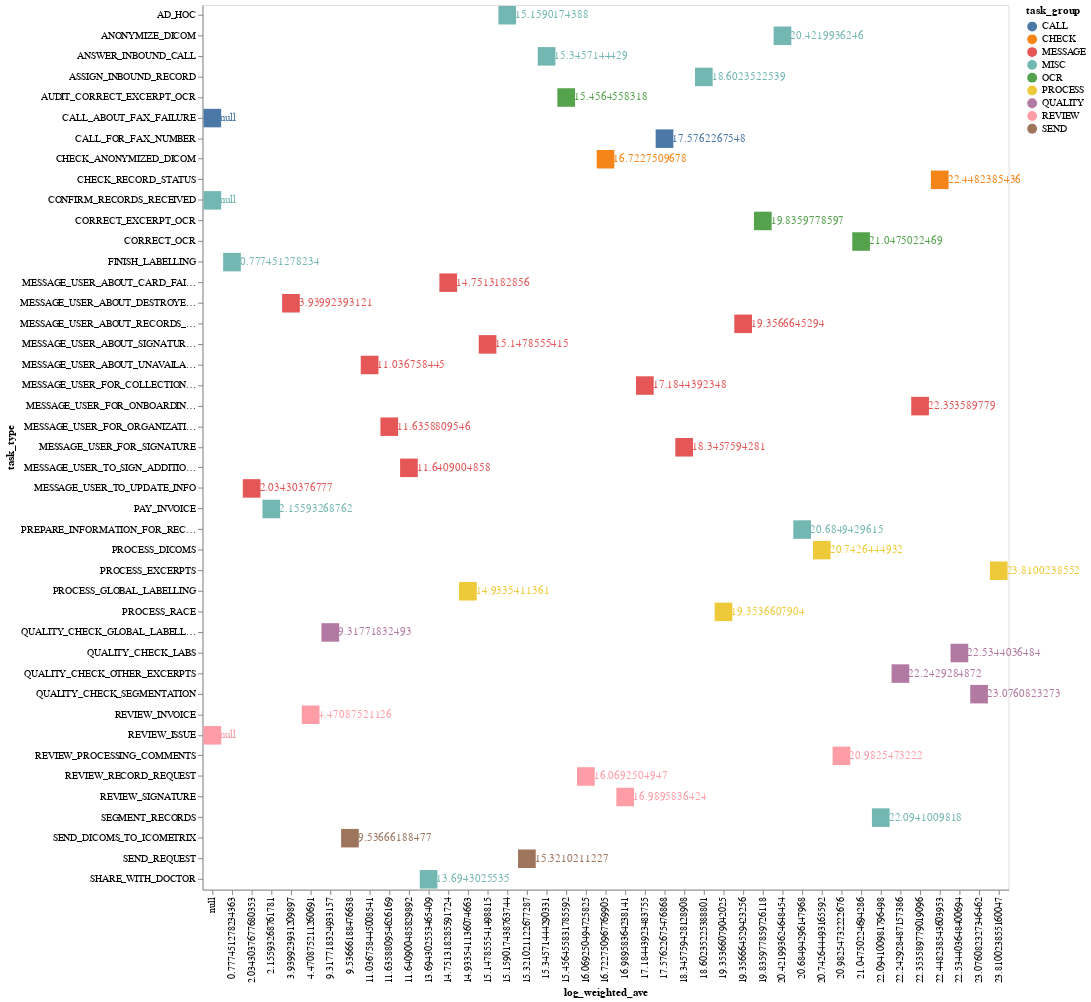

The notebook cell this image was saved under:
### Code cell
#source = data.wheat()
source = task_stat

bars = alt.Chart(source).mark_bar().encode(
    alt.X('log_weighted_ave:O'),
    alt.Color('task_group:N'),
    alt.Y('task_type:N'),
)


text = bars.mark_text(
    align='left',
    baseline='middle',
    dx=8  # Nudges text to right so it doesn't appear on top of the bar
).encode(
    text='log_weighted_ave'
)




(bars + text).properties(height=900)

### Figure 1 — Vega-Lite specification as saved in the notebook (floating-point values rounded to 4 significant figures)
{"config": {"view": {"continuousWidth": 400, "continuousHeight": 300}}, "layer": [{"mark": "bar", "encoding": {"color": {"type": "nominal", "field": "task_group"}, "x": {"type": "ordinal", "field": "log_weighted_ave"}, "y": {"type": "nominal", "field": "task_type"}}}, {"mark": {"type": "text", "align": "left", "baseline": "middle", "dx": 8}, "encoding": {"color": {"type": "nominal", "field": "task_group"}, "text": {"type": "quantitative", "field": "log_weighted_ave"}, "x": {"type": "ordinal", "field": "log_weighted_ave"}, "y": {"type": "nominal", "field": "task_type"}}}], "data": {"name": "data-fffa5aae4a16ee9f807b6fc44d7ba4fa"}, "height": 900, "$schema": "https://vega.github.io/schema/vega-lite/v4.8.1.json", "datasets": {"data-fffa5aae4a16ee9f807b6fc44d7ba4fa": [{"task_type": "PROCESS_EXCERPTS", "max_duration": 16550.0, "min_duration": 1.327, "ave_duration": 5087.0, "std_duration": 3272.0, "count": 2891, "weighted_ave": 14710000.0, "log_weighted_ave": 23.81, "task_group": "PROCESS"}, {"task_type": "QUALITY_CHECK_SEGMENTATION", "max_duration": 15710.0, "min_duration": 0.1025, "ave_duration": 9154.0, "std_duration": 4321.0, "count": 966, "weighted_ave": 8843000.0, "log_weighted_ave": 23.08, "task_group": "QUALITY"}, {"task_type": "QUALITY_CHECK_LABS", "max_duration": 15740.0, "min_duration": 4.712, "ave_duration": 8605.0, "std_duration": 3969.0, "count": 706, "weighted_ave": 6075000.0, "log_weighted_ave": 22.53, "task_group": "QUALITY"}, {"task_type": "CHECK_RECORD_STATUS", "max_duration": 19100.0, "min_duration": 0.001233, "ave_duration": 3149.0, "std_duration": 3685.0, "count": 1817, "weighted_ave": 5723000.0, "log_weighted_ave": 22.45, "task_group": "CHECK"}, {"task_type": "MESSAGE_USER_FOR_ONBOARDING_INFO", "max_duration": 10100.0, "min_duration": 0.161, "ave_duration": 3691.0, "std_duration": 3353.0, "count": 1452, "weighted_ave": 5359000.0, "log_weighted_ave": 22.35, "task_group": "MESSAGE"}, {"task_type": "QUALITY_CHECK_OTHER_EXCERPTS", "max_duration": 15470.0, "min_duration": 0.06795, "ave_duration": 6707.0, "std_duration": 4061.0, "count": 740, "weighted_ave": 4964000.0, "log_weighted_ave": 22.24, "task_group": "QUALITY"}, {"task_type": "SEGMENT_RECORDS", "max_duration": 17790.0, "min_duration": 0.2489, "ave_duration": 4630.0, "std_duration": 4753.0, "count": 967, "weighted_ave": 4477000.0, "log_weighted_ave": 22.09, "task_group": "MISC"}, {"task_type": "CORRECT_OCR", "max_duration": 7728.0, "min_duration": 138.9, "ave_duration": 3933.0, "std_duration": 3795.0, "count": 551, "weighted_ave": 2167000.0, "log_weighted_ave": 21.05, "task_group": "OCR"}, {"task_type": "REVIEW_PROCESSING_COMMENTS", "max_duration": 17080.0, "min_duration": 0.8534, "ave_duration": 2398.0, "std_duration": 3200.0, "count": 864, "weighted_ave": 2072000.0, "log_weighted_ave": 20.98, "task_group": "REVIEW"}, {"task_type": "PROCESS_DICOMS", "max_duration": 17990.0, "min_duration": 14.49, "ave_duration": 10260.0, "std_duration": 6590.0, "count": 171, "weighted_ave": 1755000.0, "log_weighted_ave": 20.74, "task_group": "PROCESS"}, {"task_type": "PREPARE_INFORMATION_FOR_RECORD_REQUEST", "max_duration": 12690.0, "min_duration": 0.09423, "ave_duration": 1159.0, "std_duration": 2011.0, "count": 1454, "weighted_ave": 1686000.0, "log_weighted_ave": 20.68, "task_group": "MISC"}, {"task_type": "ANONYMIZE_DICOM", "max_duration": 4734.0, "min_duration": 1765.0, "ave_duration": 3566.0, "std_duration": 762.9, "count": 394, "weighted_ave": 1405000.0, "log_weighted_ave": 20.42, "task_group": "MISC"}, {"task_type": "CORRECT_EXCERPT_OCR", "max_duration": 8012.0, "min_duration": 0.4337, "ave_duration": 1192.0, "std_duration": 1293.0, "count": 785, "weighted_ave": 935900.0, "log_weighted_ave": 19.84, "task_group": "OCR"}, {"task_type": "MESSAGE_USER_ABOUT_RECORDS_ADDED", "max_duration": 9996.0, "min_duration": 43.74, "ave_duration": 1390.0, "std_duration": 1329.0, "count": 483, "weighted_ave": 671300.0, "log_weighted_ave": 19.36, "task_group": "MESSAGE"}, {"task_type": "PROCESS_RACE", "max_duration": 13400.0, "min_duration": 0.003233, "ave_duration": 1301.0, "std_duration": 2745.0, "count": 515, "weighted_ave": 669900.0, "log_weighted_ave": 19.35, "task_group": "PROCESS"}, {"task_type": "ASSIGN_INBOUND_RECORD", "max_duration": 6881.0, "min_duration": 1.001, "ave_duration": 446.2, "std_duration": 918.2, "count": 892, "weighted_ave": 398000.0, "log_weighted_ave": 18.6, "task_group": "MISC"}, {"task_type": "MESSAGE_USER_FOR_SIGNATURE", "max_duration": 15050.0, "min_duration": 0.1467, "ave_duration": 4442.0, "std_duration": 5295.0, "count": 75, "weighted_ave": 333100.0, "log_weighted_ave": 18.35, "task_group": "MESSAGE"}, {"task_type": "CALL_FOR_FAX_NUMBER", "max_duration": 17650.0, "min_duration": 251.2, "ave_duration": 3152.0, "std_duration": 3831.0, "count": 62, "weighted_ave": 195400.0, "log_weighted_ave": 17.58, "task_group": "CALL"}, {"task_type": "MESSAGE_USER_FOR_COLLECTION_APPROVAL", "max_duration": 1839.0, "min_duration": 0.1198, "ave_duration": 919.4, "std_duration": 919.3, "count": 162, "weighted_ave": 148900.0, "log_weighted_ave": 17.18, "task_group": "MESSAGE"}, {"task_type": "REVIEW_SIGNATURE", "max_duration": 9505.0, "min_duration": 2.212, "ave_duration": 1479.0, "std_duration": 1453.0, "count": 88, "weighted_ave": 130100.0, "log_weighted_ave": 16.99, "task_group": "REVIEW"}, {"task_type": "CHECK_ANONYMIZED_DICOM", "max_duration": 5439.0, "min_duration": 92.93, "ave_duration": 3489.0, "std_duration": 1815.0, "count": 31, "weighted_ave": 108200.0, "log_weighted_ave": 16.72, "task_group": "CHECK"}, {"task_type": "REVIEW_RECORD_REQUEST", "max_duration": 4710.0, "min_duration": 85.91, "ave_duration": 2865.0, "std_duration": 1878.0, "count": 24, "weighted_ave": 68760.0, "log_weighted_ave": 16.07, "task_group": "REVIEW"}, {"task_type": "AUDIT_CORRECT_EXCERPT_OCR", "max_duration": 5904.0, "min_duration": 18.17, "ave_duration": 1022.0, "std_duration": 1597.0, "count": 44, "weighted_ave": 44960.0, "log_weighted_ave": 15.46, "task_group": "OCR"}, {"task_type": "ANSWER_INBOUND_CALL", "max_duration": 8846.0, "min_duration": 1.105, "ave_duration": 630.9, "std_duration": 1911.0, "count": 66, "weighted_ave": 41640.0, "log_weighted_ave": 15.35, "task_group": "MISC"}, {"task_type": "SEND_REQUEST", "max_duration": 11680.0, "min_duration": 0.04503, "ave_duration": 50.53, "std_duration": 584.8, "count": 810, "weighted_ave": 40930.0, "log_weighted_ave": 15.32, "task_group": "SEND"}, {"task_type": "AD_HOC", "max_duration": 4411.0, "min_duration": 0.3395, "ave_duration": 245.5, "std_duration": 794.7, "count": 149, "weighted_ave": 36590.0, "log_weighted_ave": 15.16, "task_group": "MISC"}, {"task_type": "MESSAGE_USER_ABOUT_SIGNATURE_MISMATCH", "max_duration": 9074.0, "min_duration": 0.6409, "ave_duration": 3025.0, "std_duration": 4277.0, "count": 12, "weighted_ave": 36300.0, "log_weighted_ave": 15.15, "task_group": "MESSAGE"}, {"task_type": "PROCESS_GLOBAL_LABELLING", "max_duration": 5861.0, "min_duration": 0.06472, "ave_duration": 29.38, "std_duration": 328.2, "count": 1065, "weighted_ave": 31290.0, "log_weighted_ave": 14.93, "task_group": "PROCESS"}, {"task_type": "MESSAGE_USER_ABOUT_CARD_FAILURE", "max_duration": 10100.0, "min_duration": 0.02613, "ave_duration": 3447.0, "std_duration": 3205.0, "count": 8, "weighted_ave": 27580.0, "log_weighted_ave": 14.75, "task_group": "MESSAGE"}, {"task_type": "SHARE_WITH_DOCTOR", "max_duration": 13250.0, "min_duration": 13250.0, "ave_duration": 13250.0, "std_duration": 0.0, "count": 1, "weighted_ave": 13250.0, "log_weighted_ave": 13.69, "task_group": "MISC"}, {"task_type": "MESSAGE_USER_TO_SIGN_ADDITIONAL_FORMS", "max_duration": 433.2, "min_duration": 276.3, "ave_duration": 354.7, "std_duration": 78.43, "count": 9, "weighted_ave": 3192.0, "log_weighted_ave": 11.64, "task_group": "MESSAGE"}, {"task_type": "MESSAGE_USER_FOR_ORGANIZATION_SPECIFICS", "max_duration": 1509.0, "min_duration": 0.5833, "ave_duration": 127.3, "std_duration": 387.0, "count": 25, "weighted_ave": 3181.0, "log_weighted_ave": 11.64, "task_group": "MESSAGE"}, {"task_type": "MESSAGE_USER_ABOUT_UNAVAILABLE_RECORDS", "max_duration": 1497.0, "min_duration": 0.1913, "ave_duration": 300.0, "std_duration": 598.4, "count": 7, "weighted_ave": 2100.0, "log_weighted_ave": 11.04, "task_group": "MESSAGE"}, {"task_type": "SEND_DICOMS_TO_ICOMETRIX", "max_duration": 298.1, "min_duration": 0.385, "ave_duration": 67.43, "std_duration": 87.07, "count": 11, "weighted_ave": 741.7, "log_weighted_ave": 9.537, "task_group": "SEND"}, {"task_type": "QUALITY_CHECK_GLOBAL_LABELLING", "max_duration": 7.342, "min_duration": 0.08352, "ave_duration": 1.499, "std_duration": 1.689, "count": 425, "weighted_ave": 637.1, "log_weighted_ave": 9.318, "task_group": "QUALITY"}, {"task_type": "REVIEW_INVOICE", "max_duration": 2.329, "min_duration": 0.1625, "ave_duration": 1.246, "std_duration": 1.083, "count": 17, "weighted_ave": 21.18, "log_weighted_ave": 4.471, "task_group": "REVIEW"}, {"task_type": "MESSAGE_USER_ABOUT_DESTROYED_RECORDS", "max_duration": 3.38, "min_duration": 0.1105, "ave_duration": 0.9565, "std_duration": 1.071, "count": 15, "weighted_ave": 14.35, "log_weighted_ave": 3.94, "task_group": "MESSAGE"}, {"task_type": "PAY_INVOICE", "max_duration": 1.126, "min_duration": 0.2178, "ave_duration": 0.5761, "std_duration": 0.3945, "count": 6, "weighted_ave": 3.457, "log_weighted_ave": 2.156, "task_group": "MISC"}, {"task_type": "MESSAGE_USER_TO_UPDATE_INFO", "max_duration": 1.032, "min_duration": 1.032, "ave_duration": 1.032, "std_duration": 0.0, "count": 3, "weighted_ave": 3.096, "log_weighted_ave": 2.034, "task_group": "MESSAGE"}, {"task_type": "FINISH_LABELLING", "max_duration": 0.01062, "min_duration": 0.0003333, "ave_duration": 0.0006365, "std_duration": 0.0008115, "count": 1122, "weighted_ave": 0.7141, "log_weighted_ave": 0.7775, "task_group": "MISC"}, {"task_type": "CALL_ABOUT_FAX_FAILURE", "max_duration": null, "min_duration": null, "ave_duration": null, "std_duration": null, "count": 9, "weighted_ave": null, "log_weighted_ave": null, "task_group": "CALL"}, {"task_type": "CONFIRM_RECORDS_RECEIVED", "max_duration": null, "min_duration": null, "ave_duration": null, "std_duration": null, "count": 1, "weighted_ave": null, "log_weighted_ave": null, "task_group": "MISC"}, {"task_type": "REVIEW_ISSUE", "max_duration": null, "min_duration": null, "ave_duration": null, "std_duration": null, "count": 5, "weighted_ave": null, "log_weighted_ave": null, "task_group": "REVIEW"}]}}
